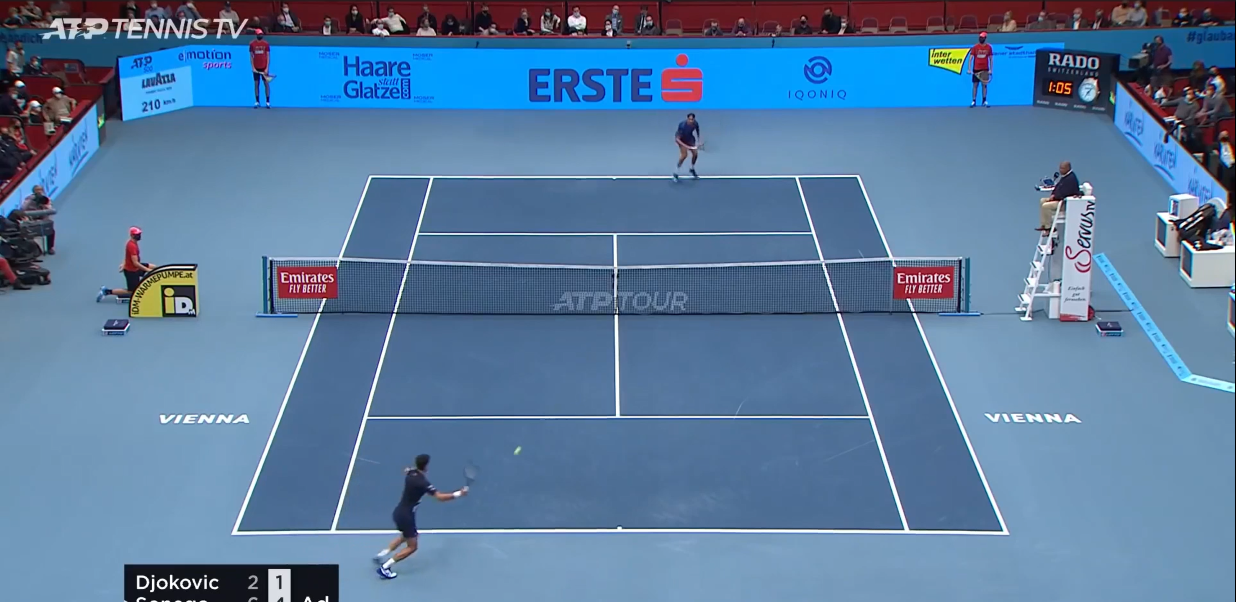
#> input picture input_videos/image.png, 2471 x 1204 px (shown at 1/2 size)
$ python -i homography.py   (imports and definitions only)
#> lines starting #> are read from the running program, lines starting #| are printed output that depends on the picture; after the words box and inside, x2 and y2 are one past the last pixel; in counts of white or black regions, pixels touching at a corner belong together
#> further down, picture is the input picture: shape (1204, 2471, 3); mean B, G, R 158.8, 123.4, 89.6
### src/court_reference.py
import cv2
import numpy as np
import matplotlib.pyplot as plt


class CourtReference:
    """
    Court reference model
    """
    def __init__(self):
        self.baseline_top = ((286, 561), (1379, 561))
        self.baseline_bottom = ((286, 2935), (1379, 2935))
        self.net = ((286, 1748), (1379, 1748))
        self.left_court_line = ((286, 561), (286, 2935))
        self.right_court_line = ((1379, 561), (1379, 2935))
        self.left_inner_line = ((423, 561), (423, 2935))
        self.right_inner_line = ((1242, 561), (1242, 2935))
        self.middle_line = ((832, 1110), (832, 2386))
        self.top_inner_line = ((423, 1110), (1242, 1110))
        self.bottom_inner_line = ((423, 2386), (1242, 2386))
        self.top_extra_part = (832.5, 580)
        self.bottom_extra_part = (832.5, 2910)

        self.key_points = [*self.baseline_top, *self.baseline_bottom,
                          *self.left_inner_line, *self.right_inner_line,
                          *self.top_inner_line, *self.bottom_inner_line,
                          *self.middle_line]

        self.border_points = [*self.baseline_top, *self.baseline_bottom[::-1]]

        self.court_conf = {1: [*self.baseline_top, *self.baseline_bottom],
                           2: [self.left_inner_line[0], self.right_inner_line[0], self.left_inner_line[1],
                               self.right_inner_line[1]],
                           3: [self.left_inner_line[0], self.right_court_line[0], self.left_inner_line[1],
                               self.right_court_line[1]],
                           4: [self.left_court_line[0], self.right_inner_line[0], self.left_court_line[1],
                               self.right_inner_line[1]],
                           5: [*self.top_inner_line, *self.bottom_inner_line],
                           6: [*self.top_inner_line, self.left_inner_line[1], self.right_inner_line[1]],
                           7: [self.left_inner_line[0], self.right_inner_line[0], *self.bottom_inner_line],
                           8: [self.right_inner_line[0], self.right_court_line[0], self.right_inner_line[1],
                               self.right_court_line[1]],
                           9: [self.left_court_line[0], self.left_inner_line[0], self.left_court_line[1],
                               self.left_inner_line[1]],
                           10: [self.top_inner_line[0], self.middle_line[0], self.bottom_inner_line[0],
                                self.middle_line[1]],
                           11: [self.middle_line[0], self.top_inner_line[1], self.middle_line[1],
                                self.bottom_inner_line[1]],
                           12: [*self.bottom_inner_line, self.left_inner_line[1], self.right_inner_line[1]]}
        self.line_width = 1
        self.court_width = 1117
        self.court_height = 2408
        self.top_bottom_border = 549
        self.right_left_border = 274
        self.court_total_width = self.court_width + self.right_left_border * 2
        self.court_total_height = self.court_height + self.top_bottom_border * 2
        self.court = self.build_court_reference()

    def build_court_reference(self):
        """
        Create court reference image using the lines positions
        """
        court = np.zeros((self.court_height + 2 * self.top_bottom_border, self.court_width + 2 * self.right_left_border), dtype=np.uint8)
        cv2.line(court, *self.baseline_top, 1, self.line_width)
        cv2.line(court, *self.baseline_bottom, 1, self.line_width)
        cv2.line(court, *self.net, 1, self.line_width)
        cv2.line(court, *self.top_inner_line, 1, self.line_width)
        cv2.line(court, *self.bottom_inner_line, 1, self.line_width)
        cv2.line(court, *self.left_court_line, 1, self.line_width)
        cv2.line(court, *self.right_court_line, 1, self.line_width)
        cv2.line(court, *self.left_inner_line, 1, self.line_width)
        cv2.line(court, *self.right_inner_line, 1, self.line_width)
        cv2.line(court, *self.middle_line, 1, self.line_width)
        court = cv2.dilate(court, np.ones((5, 5), dtype=np.uint8))
        return court

    # [8 lines left out: function get_important_lines, not called in this run]

    def get_extra_parts(self):
        parts = [self.top_extra_part, self.bottom_extra_part]
        return parts

    # [25 lines left out: functions save_all_court_configurations, get_court_mask, not called in this run]

### src/homography.py
import numpy as np
import cv2
from scipy.spatial import distance
from .court_reference import CourtReference

court_ref = CourtReference()
refer_kps = np.array(court_ref.key_points, dtype=np.float32).reshape((-1, 1, 2))

court_conf_ind = {}
# [6 lines not run here, left out]

# [65 lines left out: functions get_trans_matrix, line_intersection, refine_kps, not called in this run]

def detect_lines(image):
    gray = cv2.cvtColor(image, cv2.COLOR_BGR2GRAY)
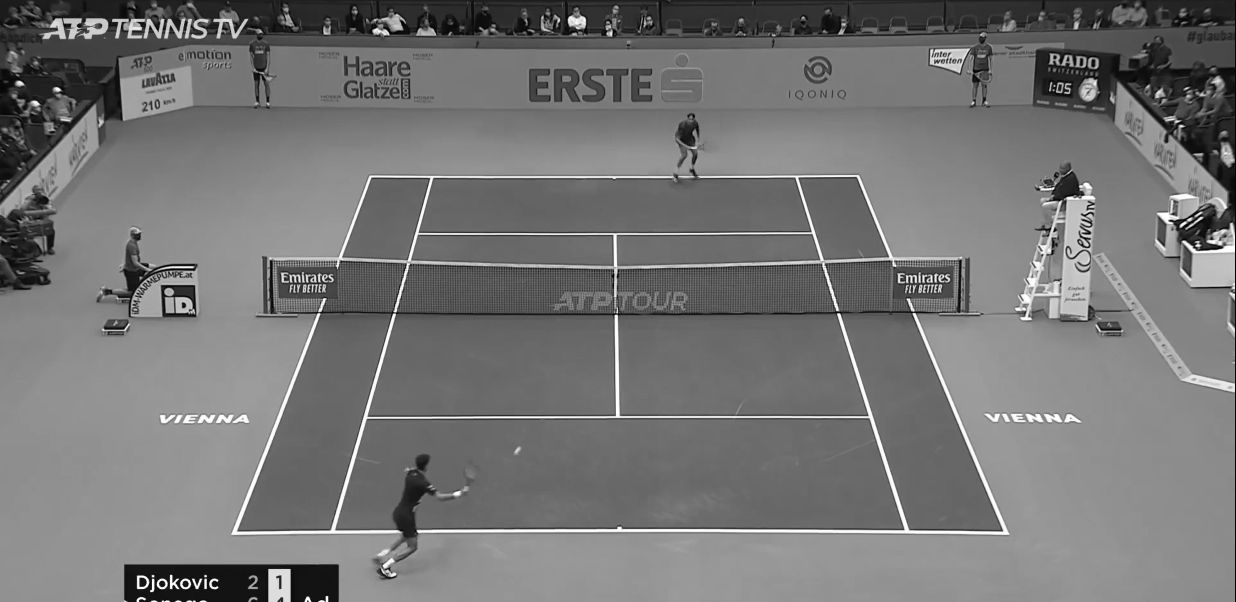
#> gray: shape (1204, 2471) (shown at 1/2 size); min 0, max 255, mean 117.3
    gray = cv2.threshold(gray, 155, 255, cv2.THRESH_BINARY)[1]
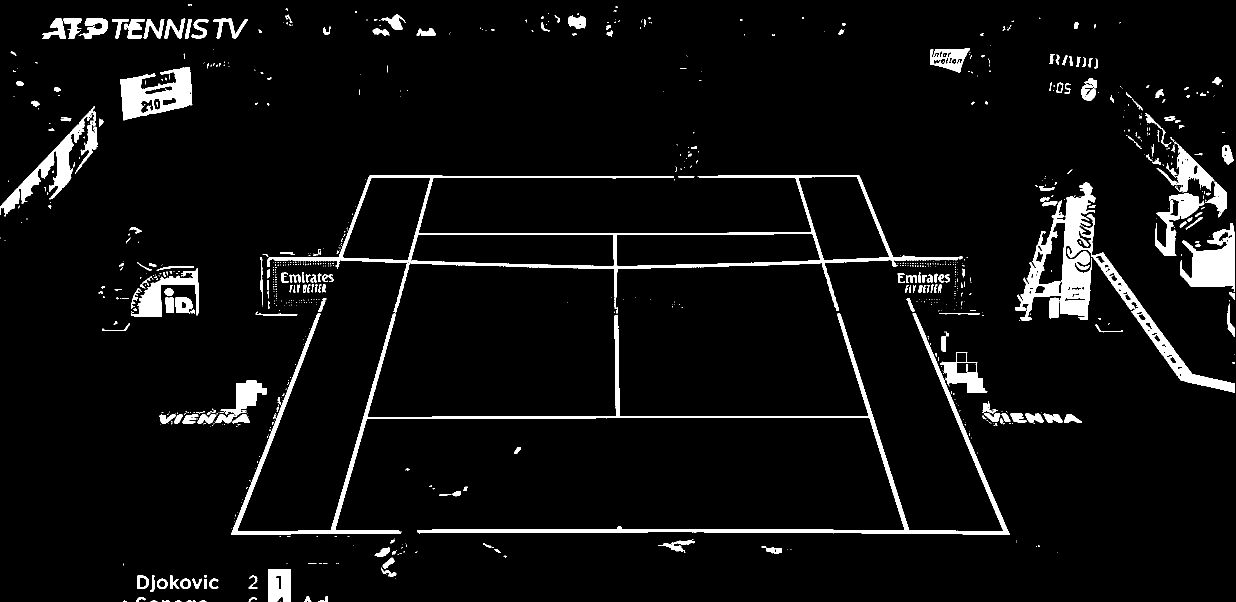
#> gray: shape (1204, 2471) (shown at 1/2 size); 5.4% white; 899 white regions (661 under 20 px), largest, box (x1, y1, x2, y2) and area: (462, 626, 2020, 1070) 29938, (2030, 365, 2470, 785) 25339, (535, 350, 1925, 625) 21465
    lines = cv2.HoughLinesP(gray, 1, np.pi / 180, 30, minLineLength=10, maxLineGap=30)
#> lines = 1584 rows, first 6: [464, 1063, 802, 1063], [727, 834, 1746, 834], [834, 1062, 1960, 1062], [726, 835, 1746, 835], [830, 467, 1630, 467], [834, 1061, 1914, 1061]
    lines = np.squeeze(lines)
    if len(lines.shape) > 0:
        if len(lines) == 4 and not isinstance(lines[0], np.ndarray):
            lines = [lines]
    else:
        lines = []
    return lines

# [18 lines left out: function merge_lines, not called in this run]

>>> import cv2
>>> picture = cv2.imread('../input_videos/image.png')
>>> result = detect_lines(picture)
#> result has the same summary as lines in detect_lines
